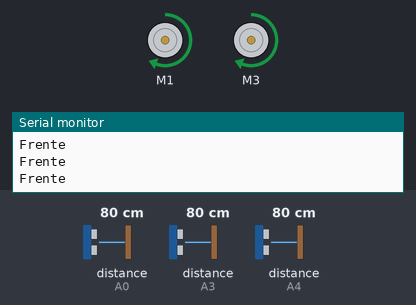
The sketch below on a simulated Arduino Uno, built with avr-gcc and run on an emulated ATmega328P. On the bench: 2 × DC motor (green arrow = forward, orange = backward, longer = faster), the last lines printed to the serial monitor. Inputs (shaded band) come from the test bench; at power-on: distance to the obstacle (sensors on A3, A0, A4) 80 cm. The echo pulse lasts 58.3 µs per cm.

Above: at 1.2 s.
1.3 s: distance to the obstacle (sensor on A3) set to 10 cm
2.8 s: distance to the obstacle (sensor on A3) set to 7 cm
At 3.2 s:
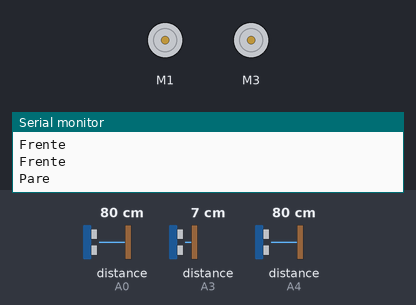
5.8 s: distance to the obstacle (sensor on A0) set to 120 cm
8.8 s: distance to the obstacle (sensor on A0) set to 2 cm
11.8 s: distance to the obstacle (sensor on A0) set to 250 cm
Timing chart, 0 to 15.8 s (numbered marks = the images above; inputs shaded):
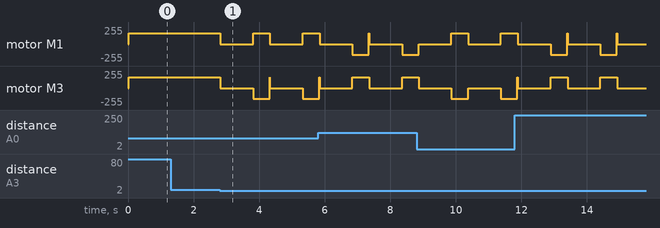

The sketch:

veiculo_desviaObstaculo.ino
```cpp
#include <AFMotor.h>
#include <NewPing.h>

//sensor frente
#define trigF A2 // roxo
#define echoF A3 //branco

//sensor direita
#define trigD A5 //amarelo
#define echoD A4 //azul

//sensor esquerda
#define trigE A1 // verde
#define echoE A0 // marrom

#define MAX_DISTANCE 200
#define Speed 160 //velocidade dos motores

AF_DCMotor m1(1);//esquerda
AF_DCMotor m3(3);//direita

NewPing sonarF(trigF, echoF, MAX_DISTANCE);
NewPing sonarD(trigD, echoD, MAX_DISTANCE);
NewPing sonarE(trigE, echoE, MAX_DISTANCE);

void setup() {
  Serial.begin(9600);
  m1.setSpeed(Speed);
  m3.setSpeed(Speed);
}

void loop() {
  int sensorD = sensor1();
  int sensorF = sensor2();
  int sensorE = sensor3();

  if (sensorF <= 8) {
    parar();
    Serial.println("Pare");
    delay(1000);
    if (sensorE > sensorD) {
      esquerda();
      Serial.println("Esquerda");
      delay(500);
    } else {
      direita();
      Serial.println("Direita");
      delay(500);
    }
  }
  Serial.println("Frente");
  frente();
}

// Funções de sensores usando NewPing
int sensor1() { // direita
  int cm = sonarD.ping_cm();
  if (cm == 0) cm = MAX_DISTANCE;
  return cm;
}

int sensor2() { // frente
  int cm = sonarF.ping_cm();
  if (cm == 0) cm = MAX_DISTANCE;
  return cm;
}

int sensor3() { // esquerda
  int cm = sonarE.ping_cm();
  if (cm == 0) cm = MAX_DISTANCE;
  return cm;
}

// Controle de motores
void frente() {
  m1.run(FORWARD);
  m3.run(FORWARD);
}

void esquerda() {
  m1.run(BACKWARD);
  m3.run(FORWARD);
}

void direita() {
  m1.run(FORWARD);
  m3.run(BACKWARD);
}

void parar() {
  m1.run(RELEASE);
  m3.run(RELEASE);
}
```

Measured:
- the behaviour switches between 9 and 8 cm on distance to the obstacle (sensor on A3) (found by bisection; images 0 and 1)
- after the input at 2.8 s, motor M1: alternates forward 160/255 for 0.51 s and stopped for 1.0 s, starting at once; motor M3: alternates backward 160/255 for 0.50 s and stopped for 1.0 s, starting at once
